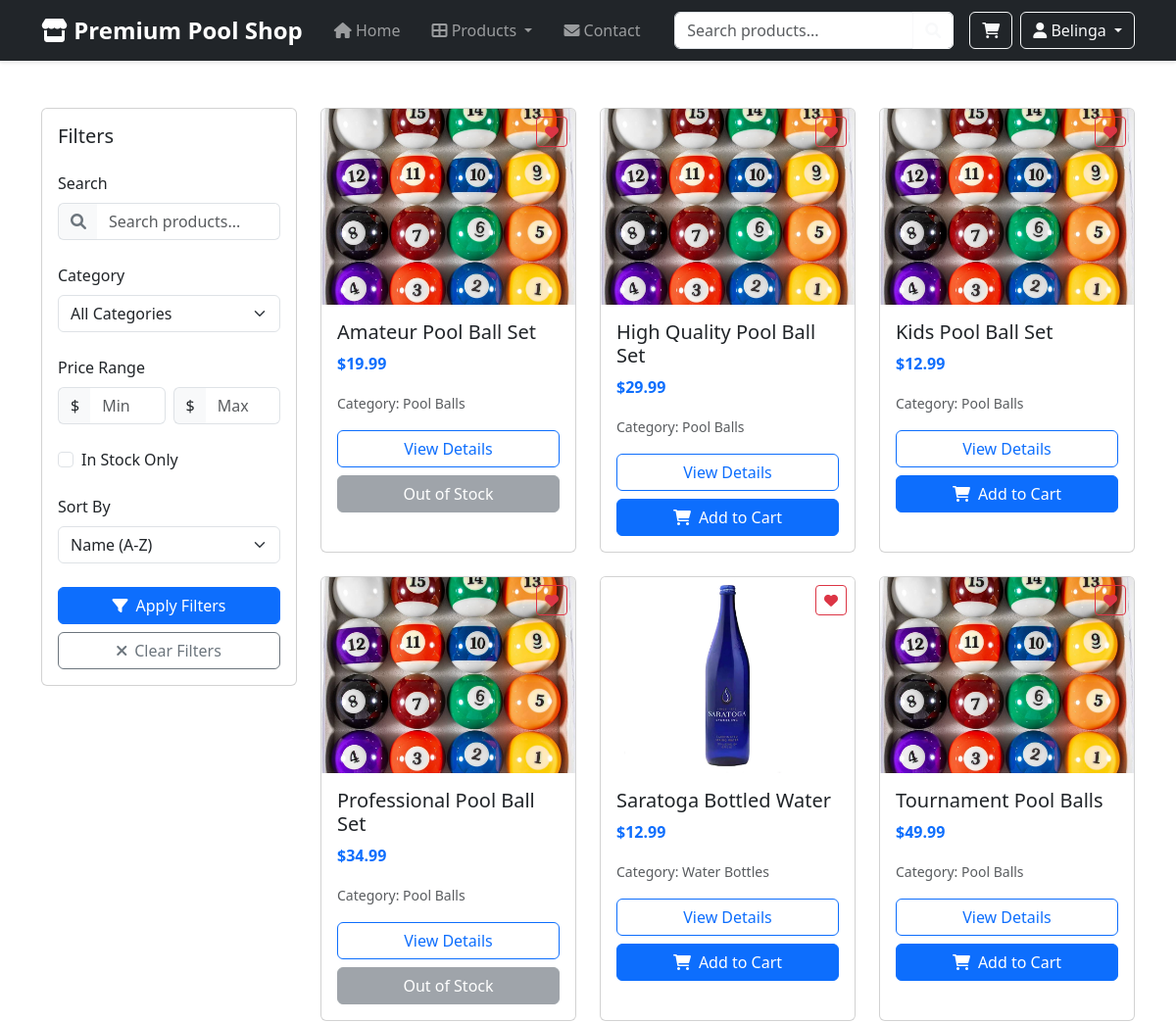
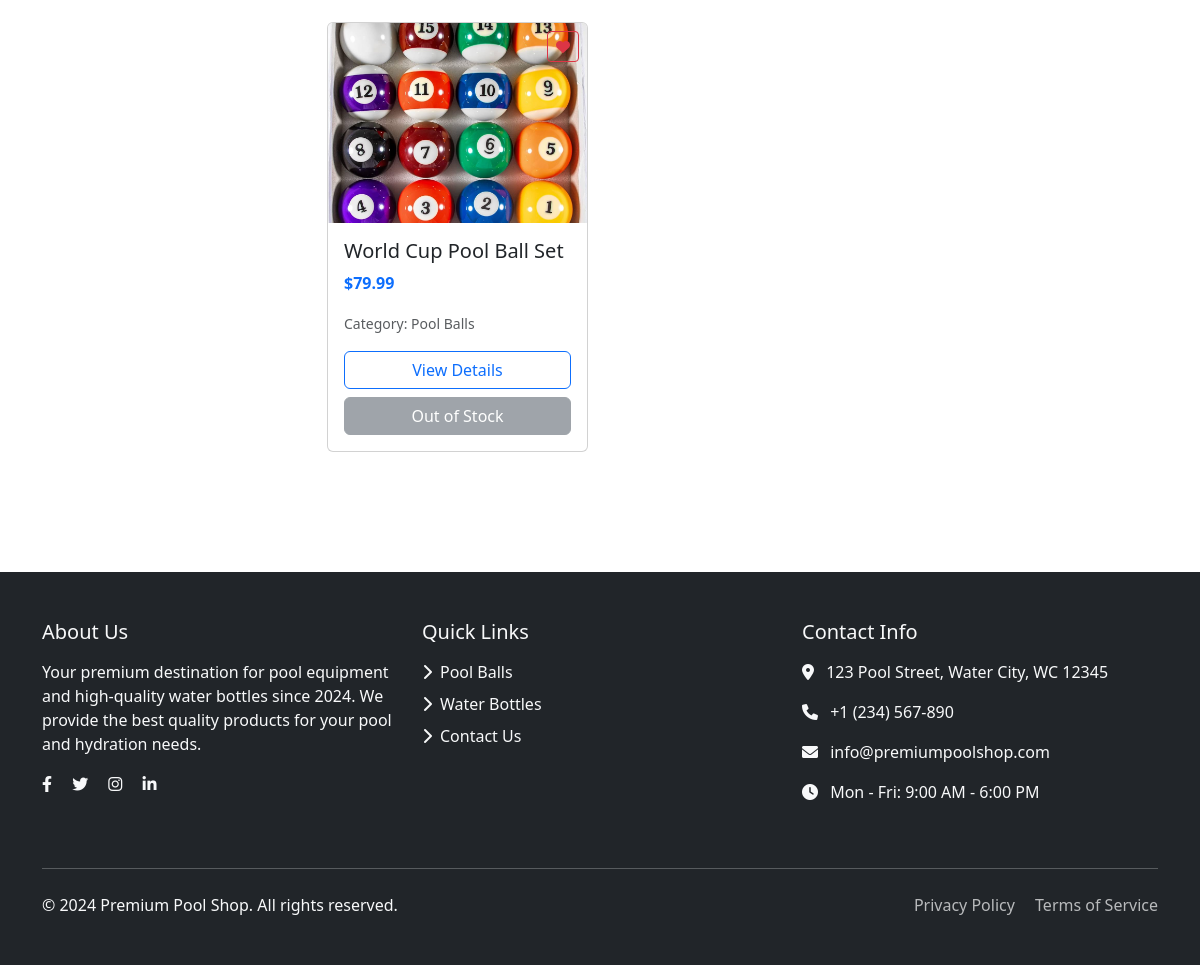
The page /products.php (signed in) on the database its author committed (2 pictures, top to bottom).
### tables this page shows
CREATE TABLE `products` (
  `id` int(11) NOT NULL,
  `name` varchar(100) NOT NULL,
  `description` text DEFAULT NULL,
  `size` varchar(50) DEFAULT NULL,
  `weight` decimal(10,2) DEFAULT NULL,
  `price` decimal(10,2) NOT NULL,
  `stock_quantity` int(11) NOT NULL DEFAULT 0,
  `category_id` int(11) DEFAULT NULL
);

CREATE TABLE `categories` (
  `id` int(11) NOT NULL,
  `name` varchar(100) NOT NULL,
  `description` text DEFAULT NULL
);

### includes/config/session.php (called while the page is built, shortened)
<?php
function isLoggedIn() {
    return isset($_SESSION['user_id']);
}
?>

### products.php (the view, shortened to what this page needs)
<?php
require_once __DIR__ . "/includes/config/session.php";
require_once __DIR__ . "/includes/config/functions.php";
$search = isset($_GET['search']) ? trim($_GET['search']) : '';
$sort = isset($_GET['sort']) ? $_GET['sort'] : 'name_asc';
$min_price = isset($_GET['min_price']) && is_numeric($_GET['min_price']) ? (float)$_GET['min_price'] : null;
$max_price = isset($_GET['max_price']) && is_numeric($_GET['max_price']) ? (float)$_GET['max_price'] : null;
$in_stock = isset($_GET['in_stock']) ? true : false;
$sql = "SELECT p.*, c.name as category_name,
        (SELECT image_url FROM product_images WHERE product_id = p.id AND image_order = 1 LIMIT 1) as primary_image,
        " . (isLoggedIn() ? "(SELECT COUNT(*) FROM wishlist WHERE user_id = ? AND product_id = p.id) as in_wishlist" : "0 as in_wishlist") . "
        FROM products p
        LEFT JOIN categories c ON p.category_id = c.id
        WHERE 1=1";
$params = [];
$types = "";
if (isLoggedIn()) {
    $params[] = $_SESSION['user_id'];
    $types .= "i";
}
switch ($sort) {
    default:
        $sql .= " ORDER BY p.name ASC";
}
try {
    $stmt = mysqli_prepare($conn, $sql);
    if (!empty($params)) {
        mysqli_stmt_bind_param($stmt, $types, ...$params);
    }
    if (!mysqli_stmt_execute($stmt)) {
        throw new Exception("Error executing statement: " . mysqli_stmt_error($stmt));
    }
    $result = mysqli_stmt_get_result($stmt);
} catch (Exception $e) {
    error_log("Database error: " . $e->getMessage());
    $error_message = "An error occurred while loading products. Please try again later.";
}
include __DIR__ . '/includes/components/header.php';
?>
<div class="container py-5">
    <div class="row">
        <div class="col-md-3">
            <div class="card mb-4">
                <div class="card-body">
                    <h5 class="card-title mb-4">Filters</h5>
                    <form action="/E-commerce_Belingheri_Barlascini/products.php" method="GET" id="filterForm">
                        <div class="mb-4">
                            <label for="search" class="form-label fw-medium">Search</label>
                            <div class="input-group">
                                <span class="input-group-text bg-light border-end-0">
                                    <i class="fas fa-search text-secondary"></i>
                                </span>
                                <input type="text" class="form-control border-start-0" id="search" name="search"
                                       value="<?php echo htmlspecialchars($search); ?>"
                                       placeholder="Search products...">
                            </div>
                        </div>
                        <div class="mb-4">
                            <label for="category_id" class="form-label fw-medium">Category</label>
                            <select class="form-select" id="category_id" name="category_id">
                                <option value="">All Categories</option>
                            </select>
                        </div>
                        <div class="mb-4">
                            <label class="form-label fw-medium">Price Range</label>
                            <div class="row g-2">
                                <div class="col-6">
                                    <div class="input-group">
                                        <span class="input-group-text bg-light border-end-0">$</span>
                                        <input type="number" class="form-control border-start-0" name="min_price"
                                               placeholder="Min" value="<?php echo $min_price; ?>"
                                               min="0" step="0.01">
                                    </div>
                                </div>
                                <div class="col-6">
                                    <div class="input-group">
                                        <span class="input-group-text bg-light border-end-0">$</span>
                                        <input type="number" class="form-control border-start-0" name="max_price"
                                               placeholder="Max" value="<?php echo $max_price; ?>"
                                               min="0" step="0.01">
                                    </div>
                                </div>
                            </div>
                        </div>
                        <div class="mb-4">
                            <div class="form-check">
                                <input class="form-check-input" type="checkbox" id="in_stock" name="in_stock"
                                       <?php echo $in_stock ? 'checked' : ''; ?>>
                                <label class="form-check-label" for="in_stock">
                                    In Stock Only
                                </label>
                            </div>
                        </div>
                        <div class="mb-4">
                            <label for="sort" class="form-label fw-medium">Sort By</label>
                            <select class="form-select" id="sort" name="sort">
                                <option value="name_asc" <?php echo $sort == 'name_asc' ? 'selected' : ''; ?>>Name (A-Z)</option>
                            </select>
                        </div>
                        <div class="d-grid gap-2">
                            <button type="submit" class="btn btn-primary">
                                <i class="fas fa-filter me-2"></i>Apply Filters
                            </button>
                            <a href="/E-commerce_Belingheri_Barlascini/products.php" class="btn btn-outline-secondary">
                                <i class="fas fa-times me-2"></i>Clear Filters
                            </a>
                        </div>
                    </form>
                </div>
            </div>
        </div>
        <div class="col-md-9">
            <?php if (isset($result) && mysqli_num_rows($result) > 0): ?>
            <div class="row">
                    <?php while ($product = mysqli_fetch_assoc($result)): ?>
                        <div class="col-md-4 mb-4">
                            <div class="card h-100">
                                <?php if ($product['primary_image']): ?>
                                    <div class="position-relative">
                                        <img src="<?php echo htmlspecialchars($product['primary_image']); ?>"
                                             class="card-img-top"
                                             alt="<?php echo htmlspecialchars($product['name']); ?>"
                                             style="height: 200px; object-fit: cover;">
                                        <?php if (isLoggedIn()): ?>
                                            <button class="btn btn-sm position-absolute top-0 end-0 m-2 wishlist-btn <?php echo $product['in_wishlist'] ? 'btn-danger' : 'btn-outline-danger'; ?>"
                                                    data-product-id="<?php echo $product['id']; ?>"
                                                    title="<?php echo $product['in_wishlist'] ? 'Remove from Wishlist' : 'Add to Wishlist'; ?>">
                                                <i class="fas fa-heart"></i>
                                            </button>
                                        <?php endif; ?>
                                    </div>
                                <?php else: ?>
                                    <div class="d-flex align-items-center justify-content-center bg-light" style="height: 200px;">
                                        <span class="text-muted">No image available</span>
                                    </div>
                                <?php endif; ?>
                                <div class="card-body">
                                    <h5 class="card-title"><?php echo htmlspecialchars($product['name']); ?></h5>
                                    <p class="card-text text-primary fw-bold">$<?php echo number_format($product['price'], 2); ?></p>
                                    <p class="card-text">
                                        <small class="text-muted">Category: <?php echo htmlspecialchars($product['category_name']); ?></small>
                                    </p>
                                    <div class="d-grid gap-2">
                                        <a href="/E-commerce_Belingheri_Barlascini/pages/product.php?id=<?php echo $product['id']; ?>" class="btn btn-outline-primary">View Details</a>
                                        <?php if ($product['stock_quantity'] > 0): ?>
                                            <?php if (isLoggedIn()): ?>
                                                <form action="/E-commerce_Belingheri_Barlascini/cart/add_to_cart.php" method="POST">
                                                    <button type="submit" name="add_to_cart" class="btn btn-primary w-100">
                                                        <i class="fas fa-shopping-cart me-2"></i>Add to Cart
                                                    </button>
                                                </form>
                                            <?php else: ?>
                                                <a href="/E-commerce_Belingheri_Barlascini/auth/login.php" class="btn btn-primary w-100">
                                                    <i class="fas fa-sign-in-alt me-2"></i>Login to Add to Cart
                                                </a>
                                            <?php endif; ?>
                                        <?php else: ?>
                                            <button class="btn btn-secondary w-100" disabled>Out of Stock</button>
                                        <?php endif; ?>
                                    </div>
                                </div>
                            </div>
                        </div>
                    <?php endwhile; ?>
                </div>
                <?php endif; ?>
        </div>
    </div>
</div>
<?php include __DIR__ . '/includes/components/footer.php'; ?>

### rows shown on the page
products: name "Amateur Pool Ball Set", price "19.99", category.name "Pool Balls", stock_quantity "Out of Stock"
products: name "High Quality Pool Ball Set", price "29.99", category.name "Pool Balls"
products: name "Kids Pool Ball Set", price "12.99", category.name "Pool Balls"
products: name "Professional Pool Ball Set", price "34.99", category.name "Pool Balls", stock_quantity "Out of Stock"
products: shows a picture, name "Saratoga Bottled Water", price "12.99", category.name "Water Bottles"
products: name "Tournament Pool Balls", price "49.99", category.name "Pool Balls"
products: name "World Cup Pool Ball Set", price "79.99", category.name "Pool Balls", stock_quantity "Out of Stock"

### other values the page prints
getCurrentUsername() "Belinga"
